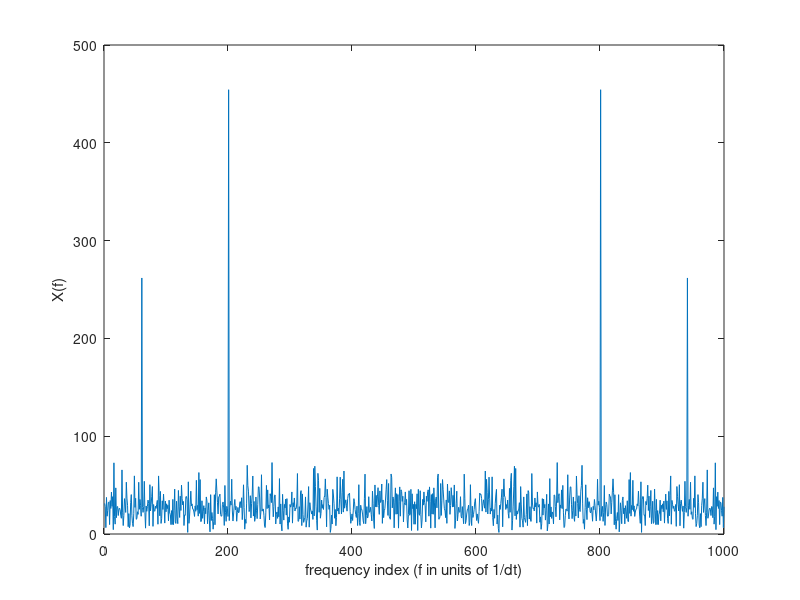
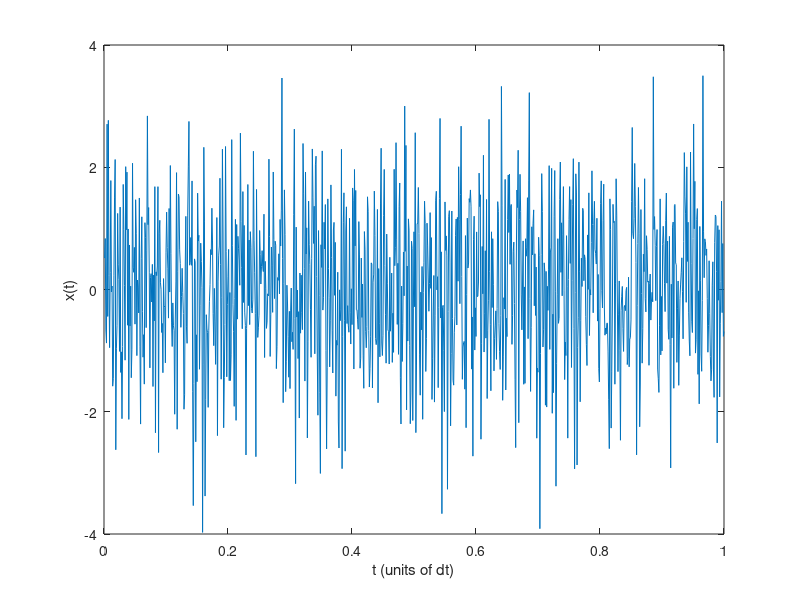

These charts were generated, in order, by the following MATLAB code:
wall=60;  %signal from the wall, which we dont' care about
signal=200;  %true signal frequency
dt=.001;  %sampling rate (ms rate)

T=1;  %sample time
tvals=(1:(T/dt))*dt;

noiseScale=1;
x=1*sin(2*pi*tvals*signal)+.5*sin(2*pi*tvals*wall)+noiseScale*randn(size(tvals));


trans=fft(x);
mag=abs(trans);

figure 

plot(mag)
xlabel('frequency index (f in units of 1/dt)')
ylabel('X(f)')

figure()

plot(tvals,x)
xlabel('t (units of dt)')
ylabel('x(t)')



